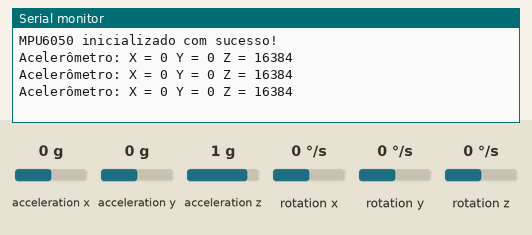
This sketch was run on a simulated ESP32. Parts: the last lines printed to the serial monitor. Inputs (shaded band) come from the test bench; at power-on: acceleration x 0 g, acceleration y 0 g, acceleration z 1 g, rotation x 0 °/s, rotation y 0 °/s, rotation z 0 °/s.

Above: at 1.3 s.
1.4 s: acceleration x set to -1.4 g
At 1.9 s:
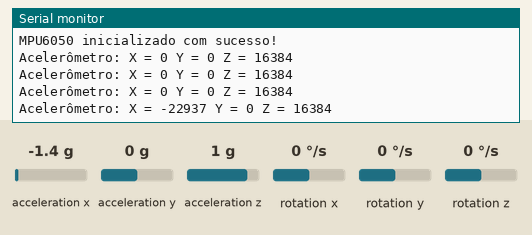
2.9 s: acceleration y set to -1.4 g
At 3.4 s:
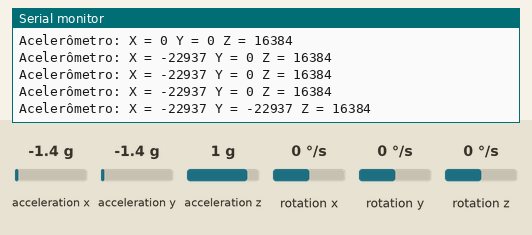
4.4 s: acceleration z set to -1.4 g
At 4.9 s:
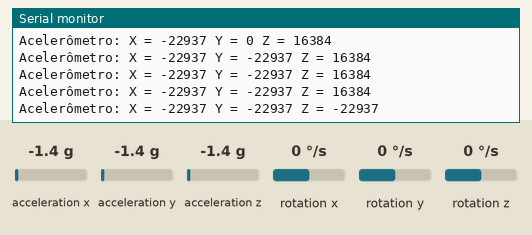

Measured:
- after the input at 1.4 s, the serial monitor: prints a new line after 0.12 s (image 1)
- after the input at 2.9 s, the serial monitor: prints a new line after 0.12 s (image 2)
- after the input at 4.4 s, the serial monitor: prints a new line after 0.13 s (image 3)

The sketch:

MPU6050_C_ArduinoIDE.ino
```cpp
#include <Wire.h>
#include <MPU6050.h>

MPU6050 mpu;

void setup() {
  Serial.begin(9600);
  Wire.begin(2,4);
  mpu.initialize();
  Serial.println("MPU6050 inicializado com sucesso!");
}

void loop() {
  int16_t ax, ay, az;

  mpu.getAcceleration(&ax, &ay, &az);

  Serial.print("Acelerômetro: ");
  Serial.print("X = "); Serial.print(ax);
  Serial.print(" Y = "); Serial.print(ay);
  Serial.print(" Z = "); Serial.println(az);

  delay(500);
}
```
